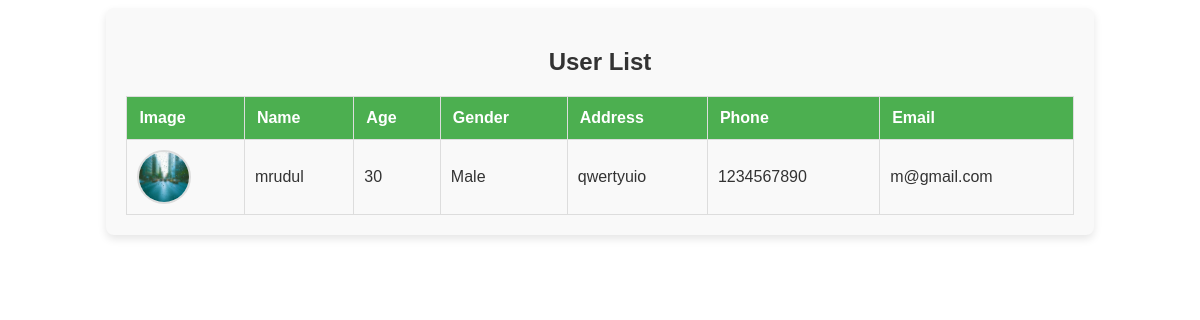
Before: /view_user with the older database file.
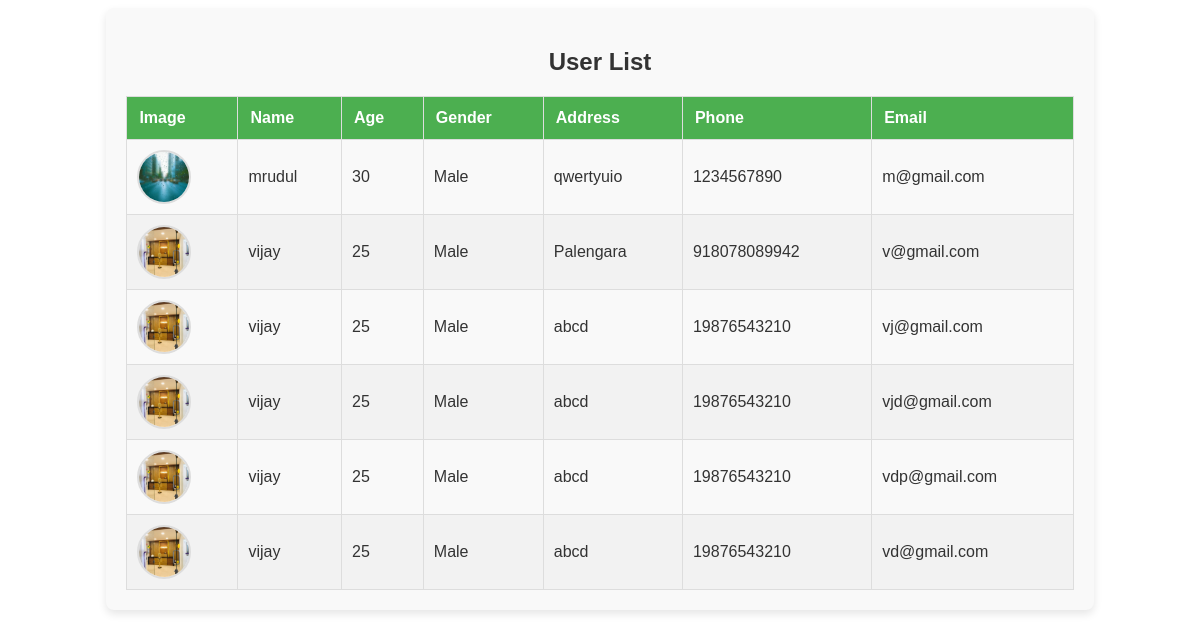
After: the same page with the newer database file.
### SportComApp/models.py (models this page shows)
class UserTable(models.Model):
    LOGIN = models.ForeignKey(LoginTable, on_delete=models.CASCADE)
    Name = models.CharField(max_length=30, blank=True, null=True)
    Image = models.FileField(blank=True, null=True)
    Age = models.IntegerField(blank=True, null=True)
    Gender = models.CharField(max_length=10, blank=True, null=True)
    Address = models.CharField(max_length=200, blank=True, null=True)
    Phone = models.IntegerField(blank=True, null=True)
    Email = models.CharField(max_length=30, blank=True, null=True)
    is_active = models.BooleanField(default=True)
    created_at = models.DateTimeField(auto_now_add=True, null=True, blank=True)
    updated_at = models.DateTimeField(auto_now_add=True, null=True, blank=True)

### SportComApp/views.py (the view)
# urls.py: path('view_user', ViewUser.as_view(), name="view_user"),
class ViewUser(View):
    def get(self, request):
        users = UserTable.objects.all()
        return render(request, "ADMIN/view_user.html", {'users': users})

### templates/ADMIN/view_user.html (shortened to what this page needs)
{% load static %}
<html lang="en">
<head>
    <link rel="stylesheet" href="{% static 'styles/styles.css' %}">
</head>
<body>
    <div class="table-container">
        <h2>User List</h2>
        <table>
            <thead>
                <tr>
                    <th>Image</th>
                    <th>Name</th>
                    <th>Age</th>
                    <th>Gender</th>
                    <th>Address</th>
                    <th>Phone</th>
                    <th>Email</th>
                </tr>
            </thead>
            <tbody>
                {% for user in users %}
                <tr>
                    <td><img src="{{ user.Image.url }}" alt="Error"></td>
                    <td>{{ user.Name }}</td>
                    <td>{{ user.Age }}</td>
                    <td>{{ user.Gender }}</td>
                    <td>{{ user.Address}}</td>
                    <td>{{ user.Phone}}</td>
                    <td>{{ user.Email}}</td>
                </tr>
                {% endfor %}
            </tbody>
        </table>
    </div>
</body>
</html>

### static/styles/styles.css (style rules this page uses)
h2 { text-align: center; color: #333; font-size: 1.8em; margin-bottom: 20px; }
.table-container { width: 80%; margin: 0 auto; padding: 20px; background-color: #f9f9f9; box-shadow: 0px 4px 8px rgba(0, 0, 0, 0.1); border-radius: 8px; }
.table-container h2 { text-align: center; font-size: 24px; color: #333; margin-bottom: 20px; }
table { width: 100%; border-collapse: collapse; font-family: Arial, sans-serif; }
thead th { background-color: #4CAF50; color: white; padding: 12px; text-align: left; font-weight: bold; }
tbody tr:nth-child(even) { background-color: #f2f2f2; }
td, th { padding: 10px; border: 1px solid #ddd; text-align: left; }
td img { width: 50px; height: 50px; object-fit: cover; border-radius: 50%; border: 2px solid #ddd; }

Changed rows visible on the page:
added UserTable: Image (picture), Name "vijay", Age "25", Gender "Male", Address "Palengara", Phone "918078089942", Email "v@gmail.com"
added UserTable: Image (picture), Name "vijay", Age "25", Gender "Male", Address "abcd", Phone "19876543210", Email "vj@gmail.com"
added UserTable: Image (picture), Name "vijay", Age "25", Gender "Male", Address "abcd", Phone "19876543210", Email "vjd@gmail.com"
added UserTable: Image (picture), Name "vijay", Age "25", Gender "Male", Address "abcd", Phone "19876543210", Email "vdp@gmail.com"
added UserTable: Image (picture), Name "vijay", Age "25", Gender "Male", Address "abcd", Phone "19876543210", Email "vd@gmail.com"
